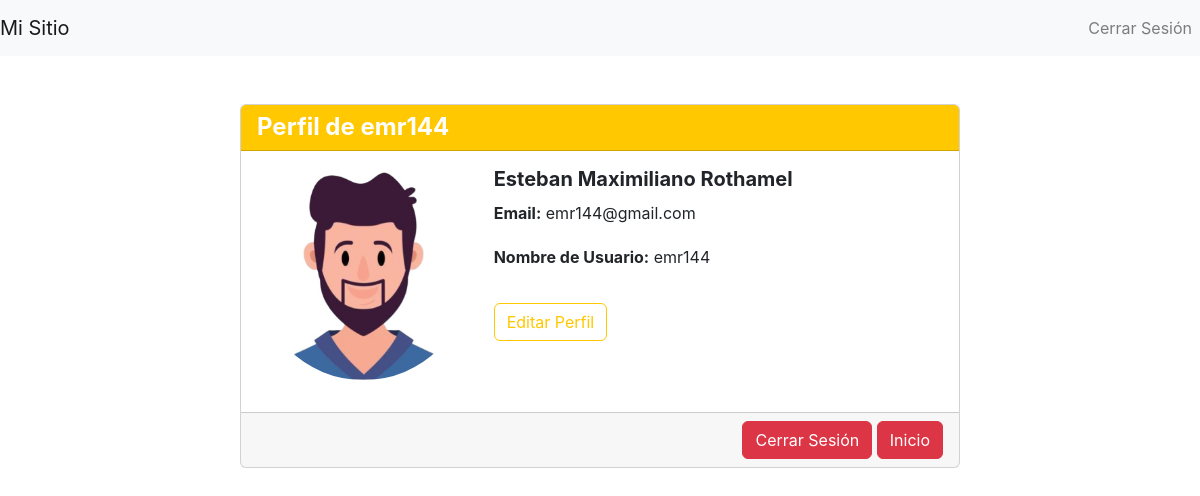
Page /start/profile/ (signed in) on the committed database.
### Startapp/models.py (models this page shows, shortened)
class CustomUser(AbstractUser):
    email = models.EmailField(unique=True)
    image = models.ImageField(upload_to='profiles/', null=True, blank=True)

### Startapp/views.py (the view)
# urls.py: path('profile/', views.profile_view, name='profile'),
@login_required
def profile_view(request):
    return render(request, 'profile.html', {'user': request.user})

### AppProyectoFinal/templates/profile.html (shortened to what this page needs)
{% extends 'base_generic.html' %}
{% load static %}
{% block content %}
<div class="container mt-5">
    <div class="row justify-content-center">
        <div class="col-md-8">
            <div class="card">
                <div class="card-header bg-primary text-white">
                    <h4 class="mb-0">Perfil de {{ user.username }}</h4>
                </div>
                <div class="card-body">
                    <div class="row mb-3">
                        <div class="col-md-4">
                            {% if request.user.image %}
                                <img src="{{ request.user.image.url }}" class="img-fluid rounded-circle" alt="Foto de perfil">
                            {% else %}
                                <img src="{% static 'images/default_profile.png' %}" class="img-fluid rounded-circle" alt="Foto de perfil">
                            {% endif %}
                        </div>
                        <div class="col-md-8">
                            <h5>{{ user.first_name }} {{ user.last_name }}</h5>
                            <p><strong>Email:</strong> {{ user.email }}</p>
                            <p><strong>Nombre de Usuario:</strong> {{ user.username }}</p>
                            <a href="{% url 'update_profile' %}" class="btn btn-outline-primary mt-3">Editar Perfil</a>
                        </div>
                    </div>
                </div>
                <div class="card-footer text-muted text-right">
                    <a href="{% url 'logout' %}" class="btn btn-danger">Cerrar Sesión</a>
                    <a href="{% url 'inicio' %}" class="btn btn-danger">Inicio</a>
                </div>
            </div>
        </div>
    </div>
</div>
{% endblock %}

### rows in the picture
CustomUser: username "emr144", user.image (placeholder picture), first_name "Esteban Maximiliano", last_name "Rothamel", email "emr144@gmail.com"
